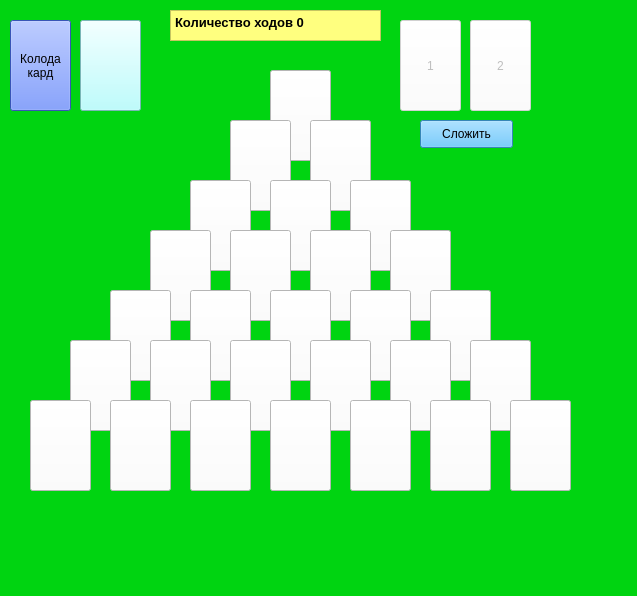
<?xml version="1.0" encoding="UTF-8"?>
<ui version="4.0">
 <class>MainWindow</class>
 <widget class="QMainWindow" name="MainWindow">
  <property name="geometry">
   <rect>
    <x>0</x>
    <y>0</y>
    <width>637</width>
    <height>596</height>
   </rect>
  </property>
  <property name="windowTitle">
   <string>MainWindow</string>
  </property>
  <property name="styleSheet">
   <string notr="true">background-color: rgb(0, 212, 17)</string>
  </property>
  <property name="unifiedTitleAndToolBarOnMac">
   <bool>false</bool>
  </property>
  <widget class="QWidget" name="centralwidget">
   <widget class="QPushButton" name="koloda">
    <property name="enabled">
     <bool>true</bool>
    </property>
    <property name="geometry">
     <rect>
      <x>10</x>
      <y>20</y>
      <width>61</width>
      <height>91</height>
     </rect>
    </property>
    <property name="toolTip">
     <string>&lt;html&gt;&lt;head/&gt;&lt;body&gt;&lt;p&gt;ssdfsdf&lt;/p&gt;&lt;p&gt;qwertyuio&lt;/p&gt;&lt;p&gt;sdfsdf&lt;/p&gt;&lt;/body&gt;&lt;/html&gt;</string>
    </property>
    <property name="styleSheet">
     <string notr="true">background-color: rgb(78, 119, 255)</string>
    </property>
    <property name="text">
     <string>Колода
кард</string>
    </property>
   </widget>
   <widget class="QPushButton" name="OpenCard">
    <property name="enabled">
     <bool>true</bool>
    </property>
    <property name="geometry">
     <rect>
      <x>80</x>
      <y>20</y>
      <width>61</width>
      <height>91</height>
     </rect>
    </property>
    <property name="styleSheet">
     <string notr="true">background-color: rgb(170, 255, 255)</string>
    </property>
    <property name="text">
     <string/>
    </property>
   </widget>
   <widget class="QPushButton" name="Card_1">
    <property name="enabled">
     <bool>true</bool>
    </property>
    <property name="geometry">
     <rect>
      <x>270</x>
      <y>70</y>
      <width>61</width>
      <height>91</height>
     </rect>
    </property>
    <property name="toolTip">
     <string>&lt;html&gt;&lt;head/&gt;&lt;body&gt;&lt;p&gt;ssdfsdf&lt;/p&gt;&lt;p&gt;qwertyuio&lt;/p&gt;&lt;p&gt;sdfsdf&lt;/p&gt;&lt;/body&gt;&lt;/html&gt;</string>
    </property>
    <property name="styleSheet">
     <string notr="true">background-color: rgb(255, 255, 255)</string>
    </property>
    <property name="text">
     <string/>
    </property>
   </widget>
   <widget class="QPushButton" name="Card_2">
    <property name="enabled">
     <bool>true</bool>
    </property>
    <property name="geometry">
     <rect>
      <x>230</x>
      <y>120</y>
      <width>61</width>
      <height>91</height>
     </rect>
    </property>
    <property name="toolTip">
     <string>&lt;html&gt;&lt;head/&gt;&lt;body&gt;&lt;p&gt;ssdfsdf&lt;/p&gt;&lt;p&gt;qwertyuio&lt;/p&gt;&lt;p&gt;sdfsdf&lt;/p&gt;&lt;/body&gt;&lt;/html&gt;</string>
    </property>
    <property name="styleSheet">
     <string notr="true">background-color: rgb(255, 255, 255)</string>
    </property>
    <property name="text">
     <string/>
    </property>
   </widget>
   <widget class="QPushButton" name="Card_3">
    <property name="enabled">
     <bool>true</bool>
    </property>
    <property name="geometry">
     <rect>
      <x>310</x>
      <y>120</y>
      <width>61</width>
      <height>91</height>
     </rect>
    </property>
    <property name="toolTip">
     <string>&lt;html&gt;&lt;head/&gt;&lt;body&gt;&lt;p&gt;ssdfsdf&lt;/p&gt;&lt;p&gt;qwertyuio&lt;/p&gt;&lt;p&gt;sdfsdf&lt;/p&gt;&lt;/body&gt;&lt;/html&gt;</string>
    </property>
    <property name="styleSheet">
     <string notr="true">background-color: rgb(255, 255, 255)</string>
    </property>
    <property name="text">
     <string/>
    </property>
   </widget>
   <widget class="QPushButton" name="Card_4">
    <property name="enabled">
     <bool>true</bool>
    </property>
    <property name="geometry">
     <rect>
      <x>190</x>
      <y>180</y>
      <width>61</width>
      <height>91</height>
     </rect>
    </property>
    <property name="toolTip">
     <string>&lt;html&gt;&lt;head/&gt;&lt;body&gt;&lt;p&gt;ssdfsdf&lt;/p&gt;&lt;p&gt;qwertyuio&lt;/p&gt;&lt;p&gt;sdfsdf&lt;/p&gt;&lt;/body&gt;&lt;/html&gt;</string>
    </property>
    <property name="styleSheet">
     <string notr="true">background-color: rgb(255, 255, 255)</string>
    </property>
    <property name="text">
     <string/>
    </property>
   </widget>
   <widget class="QPushButton" name="Card_5">
    <property name="enabled">
     <bool>true</bool>
    </property>
    <property name="geometry">
     <rect>
      <x>270</x>
      <y>180</y>
      <width>61</width>
      <height>91</height>
     </rect>
    </property>
    <property name="toolTip">
     <string>&lt;html&gt;&lt;head/&gt;&lt;body&gt;&lt;p&gt;ssdfsdf&lt;/p&gt;&lt;p&gt;qwertyuio&lt;/p&gt;&lt;p&gt;sdfsdf&lt;/p&gt;&lt;/body&gt;&lt;/html&gt;</string>
    </property>
    <property name="styleSheet">
     <string notr="true">background-color: rgb(255, 255, 255)</string>
    </property>
    <property name="text">
     <string/>
    </property>
   </widget>
   <widget class="QPushButton" name="Card_6">
    <property name="enabled">
     <bool>true</bool>
    </property>
    <property name="geometry">
     <rect>
      <x>350</x>
      <y>180</y>
      <width>61</width>
      <height>91</height>
     </rect>
    </property>
    <property name="toolTip">
     <string>&lt;html&gt;&lt;head/&gt;&lt;body&gt;&lt;p&gt;ssdfsdf&lt;/p&gt;&lt;p&gt;qwertyuio&lt;/p&gt;&lt;p&gt;sdfsdf&lt;/p&gt;&lt;/body&gt;&lt;/html&gt;</string>
    </property>
    <property name="styleSheet">
     <string notr="true">background-color: rgb(255, 255, 255)</string>
    </property>
    <property name="text">
     <string/>
    </property>
   </widget>
   <widget class="QPushButton" name="Card_7">
    <property name="enabled">
     <bool>true</bool>
    </property>
    <property name="geometry">
     <rect>
      <x>150</x>
      <y>230</y>
      <width>61</width>
      <height>91</height>
     </rect>
    </property>
    <property name="toolTip">
     <string>&lt;html&gt;&lt;head/&gt;&lt;body&gt;&lt;p&gt;ssdfsdf&lt;/p&gt;&lt;p&gt;qwertyuio&lt;/p&gt;&lt;p&gt;sdfsdf&lt;/p&gt;&lt;/body&gt;&lt;/html&gt;</string>
    </property>
    <property name="styleSheet">
     <string notr="true">background-color: rgb(255, 255, 255)</string>
    </property>
    <property name="text">
     <string/>
    </property>
   </widget>
   <widget class="QPushButton" name="Card_8">
    <property name="enabled">
     <bool>true</bool>
    </property>
    <property name="geometry">
     <rect>
      <x>230</x>
      <y>230</y>
      <width>61</width>
      <height>91</height>
     </rect>
    </property>
    <property name="toolTip">
     <string>&lt;html&gt;&lt;head/&gt;&lt;body&gt;&lt;p&gt;ssdfsdf&lt;/p&gt;&lt;p&gt;qwertyuio&lt;/p&gt;&lt;p&gt;sdfsdf&lt;/p&gt;&lt;/body&gt;&lt;/html&gt;</string>
    </property>
    <property name="styleSheet">
     <string notr="true">background-color: rgb(255, 255, 255)</string>
    </property>
    <property name="text">
     <string/>
    </property>
   </widget>
   <widget class="QPushButton" name="Card_9">
    <property name="enabled">
     <bool>true</bool>
    </property>
    <property name="geometry">
     <rect>
      <x>310</x>
      <y>230</y>
      <width>61</width>
      <height>91</height>
     </rect>
    </property>
    <property name="toolTip">
     <string>&lt;html&gt;&lt;head/&gt;&lt;body&gt;&lt;p&gt;ssdfsdf&lt;/p&gt;&lt;p&gt;qwertyuio&lt;/p&gt;&lt;p&gt;sdfsdf&lt;/p&gt;&lt;/body&gt;&lt;/html&gt;</string>
    </property>
    <property name="styleSheet">
     <string notr="true">background-color: rgb(255, 255, 255)</string>
    </property>
    <property name="text">
     <string/>
    </property>
   </widget>
   <widget class="QPushButton" name="Card_10">
    <property name="enabled">
     <bool>true</bool>
    </property>
    <property name="geometry">
     <rect>
      <x>390</x>
      <y>230</y>
      <width>61</width>
      <height>91</height>
     </rect>
    </property>
    <property name="toolTip">
     <string>&lt;html&gt;&lt;head/&gt;&lt;body&gt;&lt;p&gt;ssdfsdf&lt;/p&gt;&lt;p&gt;qwertyuio&lt;/p&gt;&lt;p&gt;sdfsdf&lt;/p&gt;&lt;/body&gt;&lt;/html&gt;</string>
    </property>
    <property name="styleSheet">
     <string notr="true">background-color: rgb(255, 255, 255)</string>
    </property>
    <property name="text">
     <string/>
    </property>
   </widget>
   <widget class="QPushButton" name="Card_11">
    <property name="enabled">
     <bool>true</bool>
    </property>
    <property name="geometry">
     <rect>
      <x>110</x>
      <y>290</y>
      <width>61</width>
      <height>91</height>
     </rect>
    </property>
    <property name="toolTip">
     <string>&lt;html&gt;&lt;head/&gt;&lt;body&gt;&lt;p&gt;ssdfsdf&lt;/p&gt;&lt;p&gt;qwertyuio&lt;/p&gt;&lt;p&gt;sdfsdf&lt;/p&gt;&lt;/body&gt;&lt;/html&gt;</string>
    </property>
    <property name="styleSheet">
     <string notr="true">background-color: rgb(255, 255, 255)</string>
    </property>
    <property name="text">
     <string/>
    </property>
   </widget>
   <widget class="QPushButton" name="Card_12">
    <property name="enabled">
     <bool>true</bool>
    </property>
    <property name="geometry">
     <rect>
      <x>190</x>
      <y>290</y>
      <width>61</width>
      <height>91</height>
     </rect>
    </property>
    <property name="toolTip">
     <string>&lt;html&gt;&lt;head/&gt;&lt;body&gt;&lt;p&gt;ssdfsdf&lt;/p&gt;&lt;p&gt;qwertyuio&lt;/p&gt;&lt;p&gt;sdfsdf&lt;/p&gt;&lt;/body&gt;&lt;/html&gt;</string>
    </property>
    <property name="styleSheet">
     <string notr="true">background-color: rgb(255, 255, 255)</string>
    </property>
    <property name="text">
     <string/>
    </property>
   </widget>
   <widget class="QPushButton" name="Card_13">
    <property name="enabled">
     <bool>true</bool>
    </property>
    <property name="geometry">
     <rect>
      <x>270</x>
      <y>290</y>
      <width>61</width>
      <height>91</height>
     </rect>
    </property>
    <property name="toolTip">
     <string>&lt;html&gt;&lt;head/&gt;&lt;body&gt;&lt;p&gt;ssdfsdf&lt;/p&gt;&lt;p&gt;qwertyuio&lt;/p&gt;&lt;p&gt;sdfsdf&lt;/p&gt;&lt;/body&gt;&lt;/html&gt;</string>
    </property>
    <property name="styleSheet">
     <string notr="true">background-color: rgb(255, 255, 255)</string>
    </property>
    <property name="text">
     <string/>
    </property>
   </widget>
   <widget class="QPushButton" name="Card_14">
    <property name="enabled">
     <bool>true</bool>
    </property>
    <property name="geometry">
     <rect>
      <x>350</x>
      <y>290</y>
      <width>61</width>
      <height>91</height>
     </rect>
    </property>
    <property name="toolTip">
     <string>&lt;html&gt;&lt;head/&gt;&lt;body&gt;&lt;p&gt;ssdfsdf&lt;/p&gt;&lt;p&gt;qwertyuio&lt;/p&gt;&lt;p&gt;sdfsdf&lt;/p&gt;&lt;/body&gt;&lt;/html&gt;</string>
    </property>
    <property name="styleSheet">
     <string notr="true">background-color: rgb(255, 255, 255)</string>
    </property>
    <property name="text">
     <string/>
    </property>
   </widget>
   <widget class="QPushButton" name="Card_15">
    <property name="enabled">
     <bool>true</bool>
    </property>
    <property name="geometry">
     <rect>
      <x>430</x>
      <y>290</y>
      <width>61</width>
      <height>91</height>
     </rect>
    </property>
    <property name="toolTip">
     <string>&lt;html&gt;&lt;head/&gt;&lt;body&gt;&lt;p&gt;ssdfsdf&lt;/p&gt;&lt;p&gt;qwertyuio&lt;/p&gt;&lt;p&gt;sdfsdf&lt;/p&gt;&lt;/body&gt;&lt;/html&gt;</string>
    </property>
    <property name="styleSheet">
     <string notr="true">background-color: rgb(255, 255, 255)</string>
    </property>
    <property name="text">
     <string/>
    </property>
   </widget>
   <widget class="QPushButton" name="Card_16">
    <property name="enabled">
     <bool>true</bool>
    </property>
    <property name="geometry">
     <rect>
      <x>70</x>
      <y>340</y>
      <width>61</width>
      <height>91</height>
     </rect>
    </property>
    <property name="toolTip">
     <string>&lt;html&gt;&lt;head/&gt;&lt;body&gt;&lt;p&gt;ssdfsdf&lt;/p&gt;&lt;p&gt;qwertyuio&lt;/p&gt;&lt;p&gt;sdfsdf&lt;/p&gt;&lt;/body&gt;&lt;/html&gt;</string>
    </property>
    <property name="styleSheet">
     <string notr="true">background-color: rgb(255, 255, 255)</string>
    </property>
    <property name="text">
     <string/>
    </property>
   </widget>
   <widget class="QPushButton" name="Card_17">
    <property name="enabled">
     <bool>true</bool>
    </property>
    <property name="geometry">
     <rect>
      <x>150</x>
      <y>340</y>
      <width>61</width>
      <height>91</height>
     </rect>
    </property>
    <property name="toolTip">
     <string>&lt;html&gt;&lt;head/&gt;&lt;body&gt;&lt;p&gt;ssdfsdf&lt;/p&gt;&lt;p&gt;qwertyuio&lt;/p&gt;&lt;p&gt;sdfsdf&lt;/p&gt;&lt;/body&gt;&lt;/html&gt;</string>
    </property>
    <property name="styleSheet">
     <string notr="true">background-color: rgb(255, 255, 255)</string>
    </property>
    <property name="text">
     <string/>
    </property>
   </widget>
   <widget class="QPushButton" name="Card_18">
    <property name="enabled">
     <bool>true</bool>
    </property>
    <property name="geometry">
     <rect>
      <x>230</x>
      <y>340</y>
      <width>61</width>
      <height>91</height>
     </rect>
    </property>
    <property name="toolTip">
     <string>&lt;html&gt;&lt;head/&gt;&lt;body&gt;&lt;p&gt;ssdfsdf&lt;/p&gt;&lt;p&gt;qwertyuio&lt;/p&gt;&lt;p&gt;sdfsdf&lt;/p&gt;&lt;/body&gt;&lt;/html&gt;</string>
    </property>
    <property name="styleSheet">
     <string notr="true">background-color: rgb(255, 255, 255)</string>
    </property>
    <property name="text">
     <string/>
    </property>
   </widget>
   <widget class="QPushButton" name="Card_19">
    <property name="enabled">
     <bool>true</bool>
    </property>
    <property name="geometry">
     <rect>
      <x>310</x>
      <y>340</y>
      <width>61</width>
      <height>91</height>
     </rect>
    </property>
    <property name="toolTip">
     <string>&lt;html&gt;&lt;head/&gt;&lt;body&gt;&lt;p&gt;ssdfsdf&lt;/p&gt;&lt;p&gt;qwertyuio&lt;/p&gt;&lt;p&gt;sdfsdf&lt;/p&gt;&lt;/body&gt;&lt;/html&gt;</string>
    </property>
    <property name="styleSheet">
     <string notr="true">background-color: rgb(255, 255, 255)</string>
    </property>
    <property name="text">
     <string/>
    </property>
   </widget>
   <widget class="QPushButton" name="Card_20">
    <property name="enabled">
     <bool>true</bool>
    </property>
    <property name="geometry">
     <rect>
      <x>390</x>
      <y>340</y>
      <width>61</width>
      <height>91</height>
     </rect>
    </property>
    <property name="toolTip">
     <string>&lt;html&gt;&lt;head/&gt;&lt;body&gt;&lt;p&gt;ssdfsdf&lt;/p&gt;&lt;p&gt;qwertyuio&lt;/p&gt;&lt;p&gt;sdfsdf&lt;/p&gt;&lt;/body&gt;&lt;/html&gt;</string>
    </property>
    <property name="styleSheet">
     <string notr="true">background-color: rgb(255, 255, 255)</string>
    </property>
    <property name="text">
     <string/>
    </property>
   </widget>
   <widget class="QPushButton" name="Card_21">
    <property name="enabled">
     <bool>true</bool>
    </property>
    <property name="geometry">
     <rect>
      <x>470</x>
      <y>340</y>
      <width>61</width>
      <height>91</height>
     </rect>
    </property>
    <property name="toolTip">
     <string>&lt;html&gt;&lt;head/&gt;&lt;body&gt;&lt;p&gt;ssdfsdf&lt;/p&gt;&lt;p&gt;qwertyuio&lt;/p&gt;&lt;p&gt;sdfsdf&lt;/p&gt;&lt;/body&gt;&lt;/html&gt;</string>
    </property>
    <property name="styleSheet">
     <string notr="true">background-color: rgb(255, 255, 255)</string>
    </property>
    <property name="text">
     <string/>
    </property>
   </widget>
   <widget class="QPushButton" name="Card_22">
    <property name="geometry">
     <rect>
      <x>30</x>
      <y>400</y>
      <width>61</width>
      <height>91</height>
     </rect>
    </property>
    <property name="toolTip">
     <string>&lt;html&gt;&lt;head/&gt;&lt;body&gt;&lt;p&gt;ssdfsdf&lt;/p&gt;&lt;p&gt;qwertyuio&lt;/p&gt;&lt;p&gt;sdfsdf&lt;/p&gt;&lt;/body&gt;&lt;/html&gt;</string>
    </property>
    <property name="styleSheet">
     <string notr="true">background-color: rgb(255, 255, 255)</string>
    </property>
    <property name="text">
     <string/>
    </property>
   </widget>
   <widget class="QPushButton" name="Card_23">
    <property name="geometry">
     <rect>
      <x>110</x>
      <y>400</y>
      <width>61</width>
      <height>91</height>
     </rect>
    </property>
    <property name="toolTip">
     <string>&lt;html&gt;&lt;head/&gt;&lt;body&gt;&lt;p&gt;ssdfsdf&lt;/p&gt;&lt;p&gt;qwertyuio&lt;/p&gt;&lt;p&gt;sdfsdf&lt;/p&gt;&lt;/body&gt;&lt;/html&gt;</string>
    </property>
    <property name="styleSheet">
     <string notr="true">background-color: rgb(255, 255, 255)</string>
    </property>
    <property name="text">
     <string/>
    </property>
   </widget>
   <widget class="QPushButton" name="Card_24">
    <property name="geometry">
     <rect>
      <x>190</x>
      <y>400</y>
      <width>61</width>
      <height>91</height>
     </rect>
    </property>
    <property name="toolTip">
     <string>&lt;html&gt;&lt;head/&gt;&lt;body&gt;&lt;p&gt;ssdfsdf&lt;/p&gt;&lt;p&gt;qwertyuio&lt;/p&gt;&lt;p&gt;sdfsdf&lt;/p&gt;&lt;/body&gt;&lt;/html&gt;</string>
    </property>
    <property name="styleSheet">
     <string notr="true">background-color: rgb(255, 255, 255)</string>
    </property>
    <property name="text">
     <string/>
    </property>
   </widget>
   <widget class="QPushButton" name="Card_25">
    <property name="geometry">
     <rect>
      <x>270</x>
      <y>400</y>
      <width>61</width>
      <height>91</height>
     </rect>
    </property>
    <property name="toolTip">
     <string>&lt;html&gt;&lt;head/&gt;&lt;body&gt;&lt;p&gt;ssdfsdf&lt;/p&gt;&lt;p&gt;qwertyuio&lt;/p&gt;&lt;p&gt;sdfsdf&lt;/p&gt;&lt;/body&gt;&lt;/html&gt;</string>
    </property>
    <property name="styleSheet">
     <string notr="true">background-color: rgb(255, 255, 255)</string>
    </property>
    <property name="text">
     <string/>
    </property>
   </widget>
   <widget class="QPushButton" name="Card_26">
    <property name="geometry">
     <rect>
      <x>350</x>
      <y>400</y>
      <width>61</width>
      <height>91</height>
     </rect>
    </property>
    <property name="toolTip">
     <string>&lt;html&gt;&lt;head/&gt;&lt;body&gt;&lt;p&gt;ssdfsdf&lt;/p&gt;&lt;p&gt;qwertyuio&lt;/p&gt;&lt;p&gt;sdfsdf&lt;/p&gt;&lt;/body&gt;&lt;/html&gt;</string>
    </property>
    <property name="styleSheet">
     <string notr="true">background-color: rgb(255, 255, 255)</string>
    </property>
    <property name="text">
     <string/>
    </property>
   </widget>
   <widget class="QPushButton" name="Card_27">
    <property name="geometry">
     <rect>
      <x>430</x>
      <y>400</y>
      <width>61</width>
      <height>91</height>
     </rect>
    </property>
    <property name="toolTip">
     <string>&lt;html&gt;&lt;head/&gt;&lt;body&gt;&lt;p&gt;ssdfsdf&lt;/p&gt;&lt;p&gt;qwertyuio&lt;/p&gt;&lt;p&gt;sdfsdf&lt;/p&gt;&lt;/body&gt;&lt;/html&gt;</string>
    </property>
    <property name="styleSheet">
     <string notr="true">background-color: rgb(255, 255, 255)</string>
    </property>
    <property name="text">
     <string/>
    </property>
   </widget>
   <widget class="QPushButton" name="Card_28">
    <property name="geometry">
     <rect>
      <x>510</x>
      <y>400</y>
      <width>61</width>
      <height>91</height>
     </rect>
    </property>
    <property name="toolTip">
     <string>&lt;html&gt;&lt;head/&gt;&lt;body&gt;&lt;p&gt;ssdfsdf&lt;/p&gt;&lt;p&gt;qwertyuio&lt;/p&gt;&lt;p&gt;sdfsdf&lt;/p&gt;&lt;/body&gt;&lt;/html&gt;</string>
    </property>
    <property name="styleSheet">
     <string notr="true">background-color: rgb(255, 255, 255)</string>
    </property>
    <property name="text">
     <string/>
    </property>
   </widget>
   <widget class="QPushButton" name="Select_1">
    <property name="enabled">
     <bool>false</bool>
    </property>
    <property name="geometry">
     <rect>
      <x>400</x>
      <y>20</y>
      <width>61</width>
      <height>91</height>
     </rect>
    </property>
    <property name="styleSheet">
     <string notr="true">background-color: rgb(255, 255, 255)</string>
    </property>
    <property name="text">
     <string>1</string>
    </property>
   </widget>
   <widget class="QPushButton" name="Select_2">
    <property name="enabled">
     <bool>false</bool>
    </property>
    <property name="geometry">
     <rect>
      <x>470</x>
      <y>20</y>
      <width>61</width>
      <height>91</height>
     </rect>
    </property>
    <property name="styleSheet">
     <string notr="true">background-color: rgb(255, 255, 255)</string>
    </property>
    <property name="text">
     <string>2</string>
    </property>
   </widget>
   <widget class="QPushButton" name="SumCard">
    <property name="enabled">
     <bool>true</bool>
    </property>
    <property name="geometry">
     <rect>
      <x>420</x>
      <y>120</y>
      <width>93</width>
      <height>28</height>
     </rect>
    </property>
    <property name="styleSheet">
     <string notr="true">background-color: rgb(76, 187, 255)</string>
    </property>
    <property name="text">
     <string>Сложить</string>
    </property>
   </widget>
   <widget class="QTextBrowser" name="steps">
    <property name="geometry">
     <rect>
      <x>170</x>
      <y>10</y>
      <width>211</width>
      <height>31</height>
     </rect>
    </property>
    <property name="styleSheet">
     <string notr="true">background-color: rgb(255, 255, 127)</string>
    </property>
    <property name="html">
     <string>&lt;!DOCTYPE HTML PUBLIC &quot;-//W3C//DTD HTML 4.0//EN&quot; &quot;http://www.w3.org/TR/REC-html40/strict.dtd&quot;&gt;
&lt;html&gt;&lt;head&gt;&lt;meta name=&quot;qrichtext&quot; content=&quot;1&quot; /&gt;&lt;style type=&quot;text/css&quot;&gt;
p, li { white-space: pre-wrap; }
&lt;/style&gt;&lt;/head&gt;&lt;body style=&quot; font-family:'MS Shell Dlg 2'; font-size:7.8pt; font-weight:400; font-style:normal;&quot;&gt;
&lt;p style=&quot; margin-top:0px; margin-bottom:0px; margin-left:0px; margin-right:0px; -qt-block-indent:0; text-indent:0px;&quot;&gt;&lt;span style=&quot; font-size:10pt; font-weight:600;&quot;&gt;Количество ходов 0&lt;/span&gt;&lt;/p&gt;&lt;/body&gt;&lt;/html&gt;</string>
    </property>
   </widget>
  </widget>
  <widget class="QMenuBar" name="menubar">
   <property name="geometry">
    <rect>
     <x>0</x>
     <y>0</y>
     <width>637</width>
     <height>26</height>
    </rect>
   </property>
  </widget>
  <widget class="QStatusBar" name="statusbar"/>
 </widget>
 <resources/>
 <connections/>
</ui>
